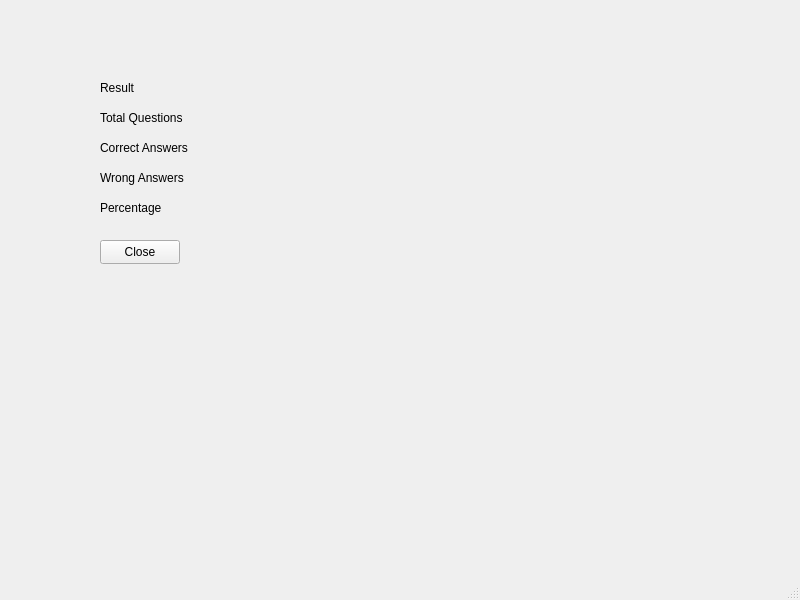
<?xml version="1.0" encoding="UTF-8"?>
<ui version="4.0">
 <class>ResultWindow</class>
 <widget class="QMainWindow" name="ResultWindow">
  <property name="geometry">
   <rect>
    <x>0</x>
    <y>0</y>
    <width>800</width>
    <height>600</height>
   </rect>
  </property>
  <property name="windowTitle">
   <string>MainWindow</string>
  </property>
  <widget class="QWidget" name="centralwidget">
   <widget class="QLabel" name="resultTitleLabel">
    <property name="geometry">
     <rect>
      <x>100</x>
      <y>80</y>
      <width>49</width>
      <height>16</height>
     </rect>
    </property>
    <property name="text">
     <string>Result </string>
    </property>
   </widget>
   <widget class="QLabel" name="totalQuestionsLabel">
    <property name="geometry">
     <rect>
      <x>100</x>
      <y>110</y>
      <width>101</width>
      <height>16</height>
     </rect>
    </property>
    <property name="text">
     <string>Total Questions</string>
    </property>
   </widget>
   <widget class="QLabel" name="correctAnswersLabel">
    <property name="geometry">
     <rect>
      <x>100</x>
      <y>140</y>
      <width>101</width>
      <height>16</height>
     </rect>
    </property>
    <property name="text">
     <string>Correct Answers</string>
    </property>
   </widget>
   <widget class="QLabel" name="wrongAnswersLabel">
    <property name="geometry">
     <rect>
      <x>100</x>
      <y>170</y>
      <width>101</width>
      <height>16</height>
     </rect>
    </property>
    <property name="text">
     <string>Wrong Answers</string>
    </property>
   </widget>
   <widget class="QLabel" name="percentageLabel">
    <property name="geometry">
     <rect>
      <x>100</x>
      <y>200</y>
      <width>101</width>
      <height>16</height>
     </rect>
    </property>
    <property name="text">
     <string>Percentage</string>
    </property>
   </widget>
   <widget class="QPushButton" name="closeButton">
    <property name="geometry">
     <rect>
      <x>100</x>
      <y>240</y>
      <width>80</width>
      <height>24</height>
     </rect>
    </property>
    <property name="text">
     <string>Close</string>
    </property>
   </widget>
  </widget>
  <widget class="QMenuBar" name="menubar">
   <property name="geometry">
    <rect>
     <x>0</x>
     <y>0</y>
     <width>800</width>
     <height>21</height>
    </rect>
   </property>
  </widget>
  <widget class="QStatusBar" name="statusbar"/>
 </widget>
 <resources/>
 <connections/>
</ui>
